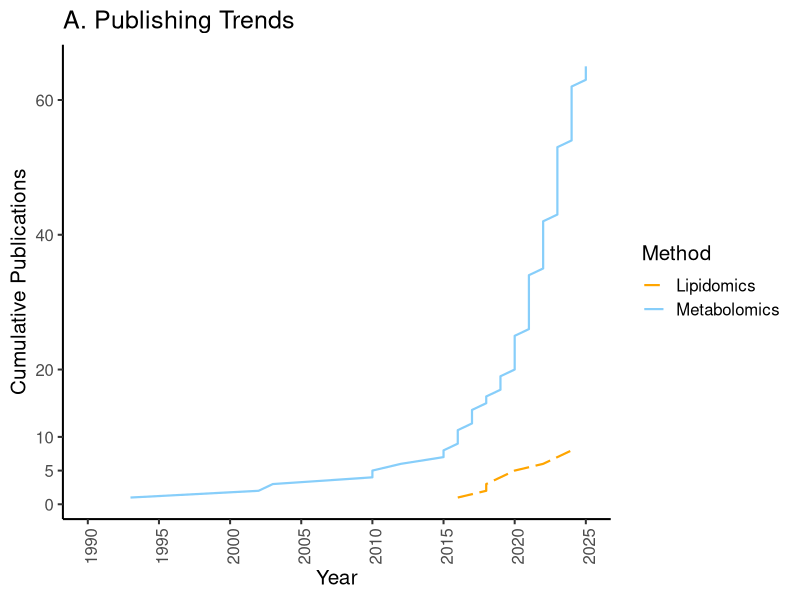
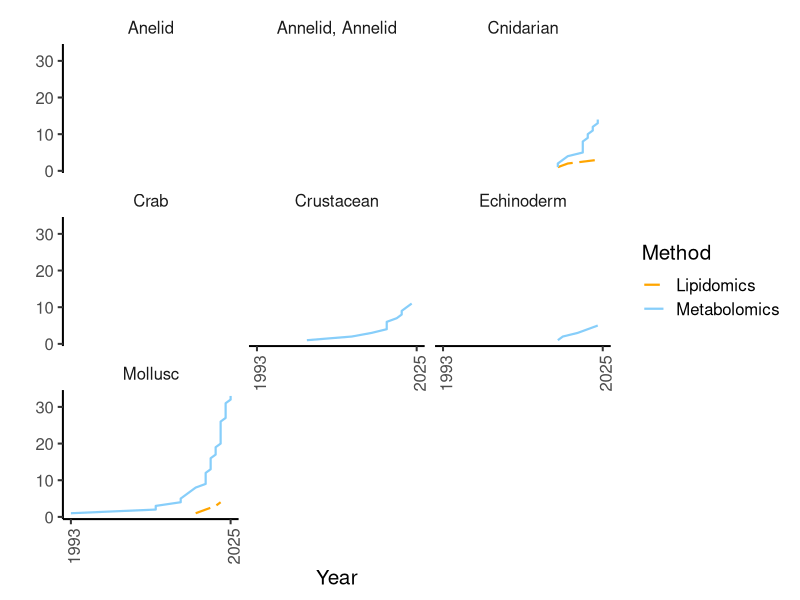
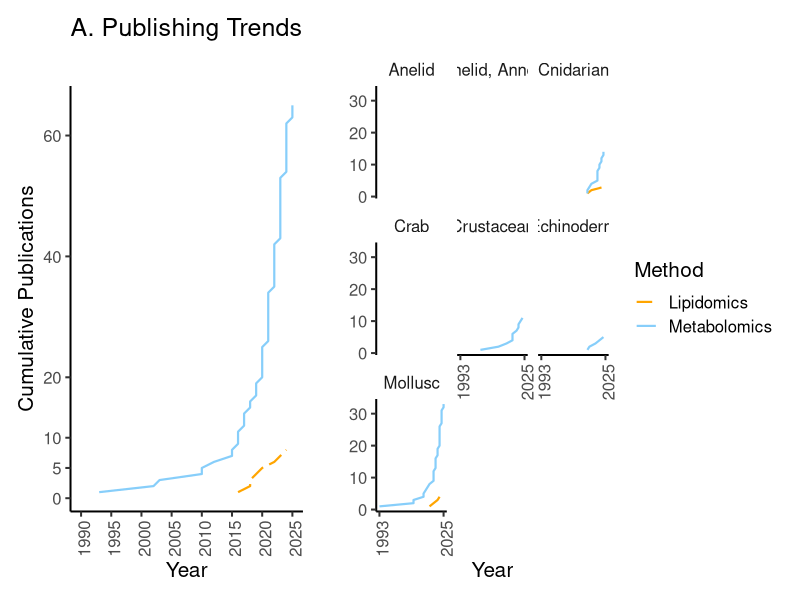
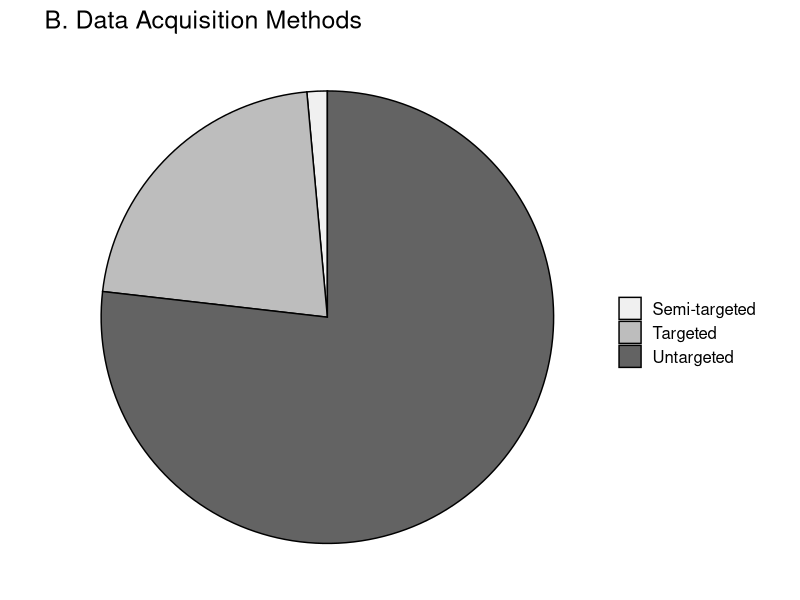
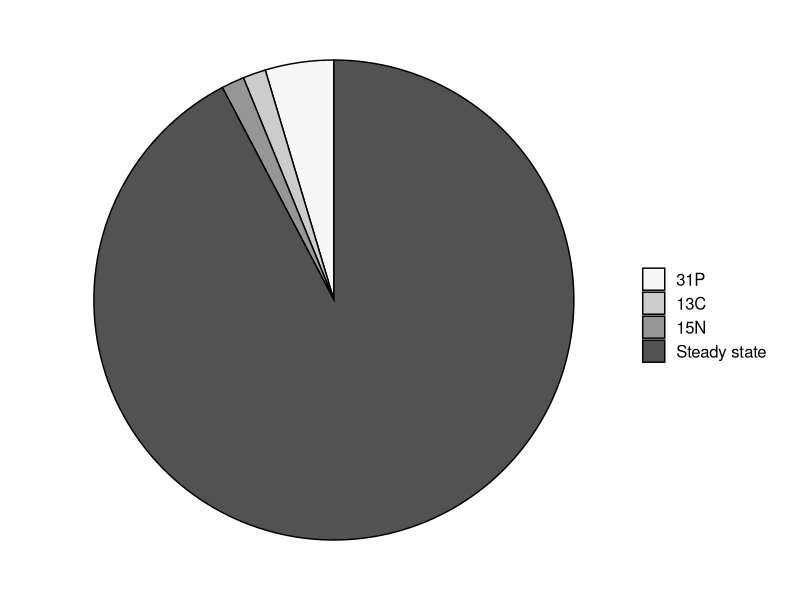
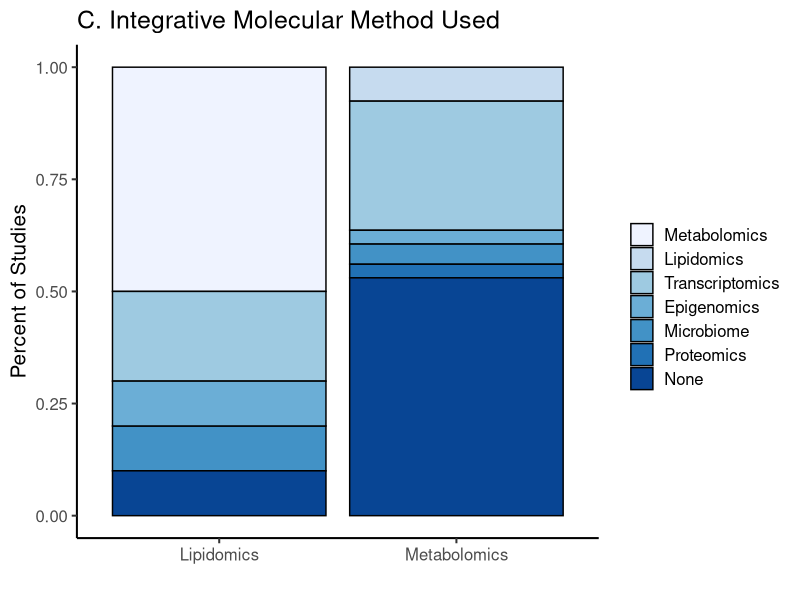
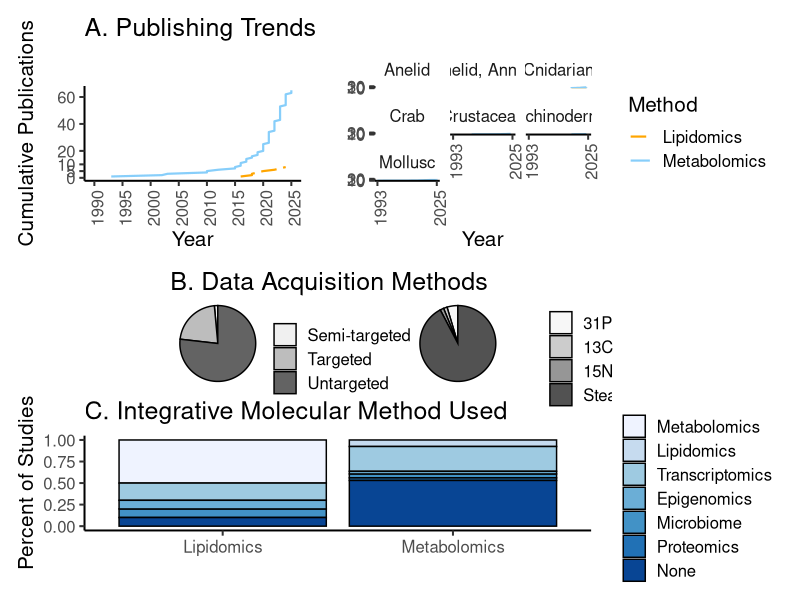
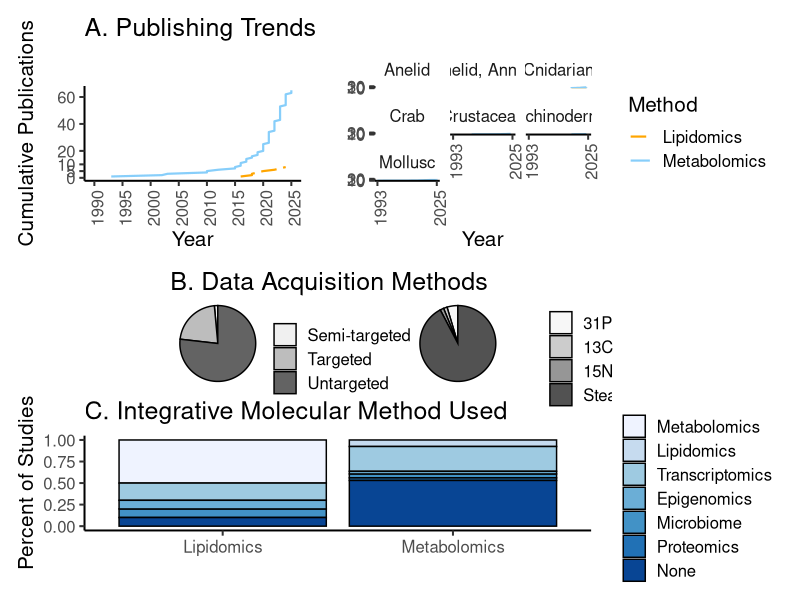

These figures' R source, in order:
## ---- chunk 1
knitr::opts_chunk$set(echo = TRUE)
knitr::opts_knit$set(root.dir = normalizePath(".")) #Set root directory
## ---- chunk 2
getwd()
## ---- chunk 3
#install.packages("tidyverse")
#install.packages("RColorBrewer")
#install.packages("patchwork")
require(tidyverse)
require(RColorBrewer)
require(patchwork)
## ---- chunk 4
sessionInfo()
## ---- chunk 5
metadata <- read.csv("../metadata/2025-metabolomics-lipidomics-studies.csv", header = TRUE, col.names = c("Year", "Author", "Title", "Species", "Phyllum", "Stressor", "Method", "dataAcquisition", "Platform", "Type", "statisticalMethods", "enrichmentMethod", "physTraits", "otherOmicMethods", "integrativeAnalysis", "takeHomes", "Abstract", "DOI", "Source")) %>%
  dplyr::select(-c(takeHomes, Abstract, DOI))#Import study information. Change column names to be simple where appropriate. Remove columns that will not be used for figures
head(metadata)
## ---- chunk 6
panelAPlot <- metadata %>%
  dplyr::select(Year, Author, Method) %>%
  unique(.) %>%
  arrange(Year) %>%
  group_by(Method) %>%
  mutate(cumulative_count = row_number()) %>%
  ggplot(., aes(x = Year, y = cumulative_count, color = Method, linetype = Method)) +
  geom_line(linewidth = 0.75) +
  scale_y_continuous(name = "Cumulative Publications",
                     breaks = c(seq(0,10,5),
                                seq(20,60,20))) +
  scale_x_continuous(limits = c(1990, 2025),
                     breaks = seq(1990, 2025, 5)) +
  scale_color_manual(values = c("orange", "lightskyblue")) +
  scale_linetype_manual(values = c("longdash", "solid")) +
  ggtitle("A. Publishing Trends") +
  theme_classic(base_size = 15) + theme(axis.text.x = element_text(angle = 90,
                                                                   vjust = 0.7))
panelAPlot
## ---- chunk 7
panelAPlot2 <- metadata %>%
  dplyr::select(Year, Author, Method, Phyllum) %>%
  unique(.) %>%
  filter(., Phyllum != "Annelid" & Phyllum != "Brachiopod" & Phyllum != "Bryzoan") %>%
  arrange(Year) %>%
  group_by(Method, Phyllum) %>%
  mutate(cumulative_count = row_number()) %>%
  ggplot(., aes(x = Year, y = cumulative_count, color = Method, linetype = Method)) +
  geom_line(linewidth = 0.75) +
  facet_wrap(~ Phyllum) +
  scale_y_continuous(name = "",
                     breaks = c(seq(0,30,10))) +
  scale_x_continuous(limits = c(1993, 2025),
                     breaks = c(1993, 2025)) +
  scale_color_manual(values = c("orange", "lightskyblue")) +
  scale_linetype_manual(values = c("longdash", "solid")) +
  theme_classic(base_size = 15) + theme(strip.background = element_rect(color = "white"),
                                        axis.text.x = element_text(angle = 90,
                                                                   vjust = 0.7))
panelAPlot2
## ---- chunk 8
panelAFull <- panelAPlot + panelAPlot2 + plot_layout(guides = "collect")
panelAFull
## ---- chunk 9
panelBPlot1 <- metadata %>%
  dplyr::select(Year, Author, dataAcquisition) %>%
  unique(.) %>%
  mutate(., dataAcquisition = gsub(pattern = "\\s*\\([^\\)]+\\)", replacement = "", x = dataAcquisition)) %>%
  mutate(., dataAcquisition = gsub(pattern = ", analyzed only those identified in database", replacement = "", x = dataAcquisition)) %>%
  mutate(., dataAcquisition = gsub(pattern = " ", replacement = "", x = dataAcquisition)) %>%
  group_by(., dataAcquisition) %>%
  summarize(., count = n()) %>%
  ggplot(mapping = aes(x = "", y = count, fill = dataAcquisition)) +
  geom_col(color = "black") +
  coord_polar(theta = "y") +
  scale_fill_manual(name = "",
                    values = brewer.pal(3, "Greys")) +
  ggtitle("B. Data Acquisition Methods") +
  theme_void(base_size = 15)
panelBPlot1
## ---- chunk 10
metadata %>%
  dplyr::select(Year, Author, dataAcquisition) %>%
  unique(.) %>%
  mutate(., dataAcquisition = gsub(pattern = "\\s*\\([^\\)]+\\)", replacement = "", x = dataAcquisition)) %>%
  mutate(., dataAcquisition = gsub(pattern = ", analyzed only those identified in database", replacement = "", x = dataAcquisition)) %>%
  mutate(., dataAcquisition = gsub(pattern = " ", replacement = "", x = dataAcquisition)) %>%
  group_by(., dataAcquisition) %>%
  summarize(., count = n())
## ---- chunk 11
panelBPlot2 <- metadata %>%
  filter(., Method == "Metabolomics") %>%
  dplyr::select(Year, Author, Type) %>%
  unique(.) %>%
  group_by(., Type) %>%
  summarize(., count = n()) %>%
  ggplot(mapping = aes(x = "", y = count, fill = Type)) +
  geom_col(color = "black") +
  coord_polar(theta = "y") +
  scale_fill_manual(name = "",
                    labels = c("31P", "13C", "15N", "Steady state"),
                    values = brewer.pal(4, "Greys")) +
  theme_void(base_size = 15)
panelBPlot2
## ---- chunk 12
metadata %>%
  dplyr::select(Year, Author, Method, otherOmicMethods) %>%
  unique(.) %>%
  pivot_longer(., cols = Method:otherOmicMethods,
               values_to = "Method") %>%
  dplyr::select(-name) %>%
  separate(., col = Method, into = c("Method", "Method2", "Method3"), sep = ", ")
#Only Rodfriguez-Casariego et al. 2024 (Methylation, transcriptome, microbiome, lipidomics) and Wei et al. 2015 (metabolomics, proteomics, and transcriptome) used two methods additional methods
## ---- chunk 13
intStudyTable <- metadata %>%
  dplyr::select(Year, Author, Method, otherOmicMethods) %>%
  unique(.) %>%
  pivot_longer(., cols = Method:otherOmicMethods,
               values_to = "Method") %>%
  dplyr::select(-name) %>%
  separate(., col = Method, into = c("Method", "Method2", "Method3"), sep = ", ") %>%
  pivot_longer(., cols = Method:Method3,
               values_to = "Method") %>%
  dplyr::select(-name) %>%
  filter(., is.na(Method) == FALSE) %>%
  filter(., Method != "None") %>%
  mutate(., Method = gsub(pattern = "16S microbial diversity", replacement = "Microbiome", x = Method)) %>%
  mutate(., Method = gsub(pattern = "16s microbial diversity", replacement = "Microbiome", x = Method)) %>%
  mutate(., Method = gsub(pattern = "Microbiome", replacement = "Microbiome", x = Method)) %>%
  mutate(., Method = gsub(pattern = "ITS2 microbiome", replacement = "Microbiome", x = Method)) %>%
  mutate(., Method = gsub(pattern = "ITS2 sequencing", replacement = "Microbiome", x = Method)) %>%
  mutate(., Method = gsub(pattern = "DNA methylation", replacement = "Epigenomics", x = Method)) %>%
  mutate(., Method = gsub(pattern = "Histone PTM", replacement = "Epigenomics", x = Method)) %>%
  mutate(., Method = gsub(pattern = "transcriptome", replacement = "Transcriptomics", x = Method)) %>%
  mutate(., Method = gsub(pattern = "RT-qPCR", replacement = "Transcriptomics", x = Method)) %>%
  mutate(., used = "Y") %>%
  pivot_wider(., names_from = "Method", values_from = "used", values_fill = "N") %>%
  dplyr::select(Year:Metabolomics, Lipidomics, Transcriptomics, Microbiome, Epigenomics, Proteomics)
#Take metadata and pivot table such that all method information is in one column. Separate entries with multiple methods into different columns, then pivot. Add a column indicating that particular method was used. Pivot dataframe wider, filling in "N" for "NA".
head(intStudyTable)
## ---- chunk 14
intStudySummary <- cbind((intStudyTable %>%
                            filter(., Metabolomics == "Y") %>%
                            dplyr::select(-c(Year, Author)) %>%
                            summarize(., "1metaboliteY" = sum(Metabolomics == "Y"),
                                      "2lipidY" = sum(Lipidomics == "Y"),
                                      "3transcriptY" = sum(Transcriptomics == "Y"),
                                      "5microbiomeY" = sum(Microbiome == "Y"),
                                      "4epigenomeY" = sum(Epigenomics == "Y"),
                                      "6proteinY" = sum(Proteomics == "Y"),
                                      "7noInt" = sum(Lipidomics == "N" & Transcriptomics == "N" & Microbiome == "N" & Epigenomics == "N" & Proteomics == "N")) %>%
                            t(.) %>% as.data.frame(.)),
                         (intStudyTable %>%
                            filter(., Lipidomics == "Y") %>%
                            dplyr::select(-c(Year, Author)) %>%
                            summarize(., "1metaboliteY" = sum(Metabolomics == "Y"),
                                      "2lipidY" = sum(Lipidomics == "Y"),
                                      "3transcriptY" = sum(Transcriptomics == "Y"),
                                      "5microbiomeY" = sum(Microbiome == "Y"),
                                      "4epigenomeY" = sum(Epigenomics == "Y"),
                                      "6proteinY" = sum(Proteomics == "Y"),
                                      "7noInt" = sum(Metabolomics == "N" & Transcriptomics == "N" & Microbiome == "N" & Epigenomics == "N" & Proteomics == "N")) %>%
                            t(.) %>% as.data.frame(.))) #Count the number of metabolomics or lipidomics studies that use other methods, and use cbind to combine.
colnames(intStudySummary) <- c("Metabolomics", "Lipidomics") #Change column names
intStudySummary$Metabolomics[1] <- NA #Change number of metabolomics studies to NA
intStudySummary$Lipidomics[2] <- NA #Change number of lipidomics studies to NA
intStudySummary #Confirm changes
## ---- chunk 15
panelCPlot <- intStudySummary %>%
  rownames_to_column(var = "intMethod") %>%
  pivot_longer(., cols = Metabolomics:Lipidomics, names_to = "method", values_to = "count") %>%
  ggplot(., aes(x = method, y = count, fill = intMethod)) +
  geom_bar(stat = "identity", position = "fill", color = "black") +
  labs(x = "", y = "Percent of Studies") +
  scale_fill_manual(name = "",
                    labels = c("Metabolomics", "Lipidomics",
                               "Transcriptomics", "Epigenomics", "Microbiome", "Proteomics",
                               "None"),
                    values = brewer.pal(7, "Blues")) +
  ggtitle("C. Integrative Molecular Method Used") +
  theme_classic(base_size = 15)
panelCPlot
## ---- chunk 16
panelAFull / (panelBPlot1 | panelBPlot2) / panelCPlot
ggsave("figure1.pdf", height = 11, width = 8.5)
## ---- chunk 17
metadata %>%
  dplyr::select(Year, Author, Method, Phyllum) %>%
  unique(.) %>%
  group_by(Phyllum) %>%
  summarize(count = n())
#2 annelid, 1 brachiopod, 1 bryxoan, 17 cnidarian, 13 crustacean, 5 echinoderm, 37 mollusc
## ---- chunk 18
metadata %>%
  dplyr::select(Year, Author, enrichmentMethod) %>%
  unique(.) %>%
  group_by(enrichmentMethod) %>%
  summarize(count = n()) %>%
  View(.)
#10 MetaboAnalyst pathway module
#47 manual mapping
## ---- chunk 19
metadata %>%
  filter(., otherOmicMethods != "None") %>%
  dplyr::select(Year, Author, integrativeAnalysis) %>%
  unique(.) %>%
  group_by(integrativeAnalysis) %>%
  summarize(count = n()) %>%
  View(.)
## ---- chunk 20
metadata %>%
  dplyr::select(Year, Author, physTraits) %>%
  unique(.) %>%
  mutate(., physUsed = case_when(physTraits == "None" ~ "N",
                                 physTraits != "None" ~ "Y")) %>%
  group_by(physUsed) %>%
  summarize(count = n())
#27 no phys, 41 phys
## ---- chunk 21
metadata %>%
  dplyr::select(Year, Author, Source) %>%
  unique(.) %>%
  group_by(Source) %>%
  summarize(count = n())
#Both: 17, Manual: 27, ProQuest: 5, Web of Science: 19
